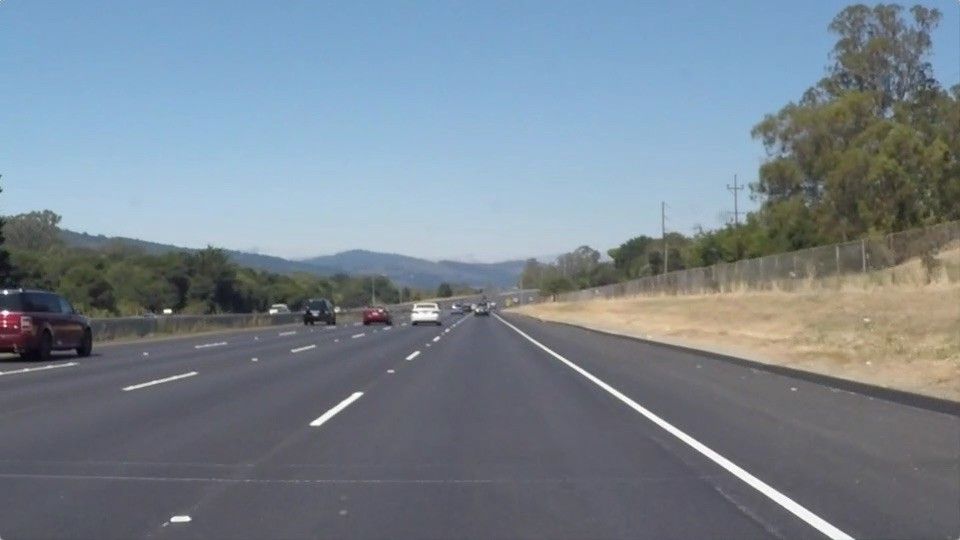
#> input picture Shape Extraction/road.jpg, 960 x 540 px
$ jupyter execute road_Detection.ipynb   (shell and % lines are left out)
#> lines starting #> are read from the running program, lines starting #| are printed output that depends on the picture; after the words box and inside, x2 and y2 are one past the last pixel; in counts of white or black regions, pixels touching at a corner belong together
## Lane Detection

In this section we will implement a simple lane detection application using Canny edge detector and Hough transform.

The algorithm can broken down into the following steps:
1. Detect edges using the Canny edge detector.
2. Extract the edges in the region of interest (a triangle covering the bottom corners and the center of the image).
3. Run Hough transform to detect lanes.

### 1. Edge detection
Lanes on the roads are usually thin and long lines with bright colors. Our edge detection algorithm by itself should be able to find the lanes pretty well. Run the code cell below to load the example image and detect edges from the image.

Note : import Canny function which implement in Q5.ipnyb.

[cell 1]
# Setup
import numpy as np
import matplotlib.pyplot as plt
from time import time
from skimage import io
import cv2

from __future__ import print_function

plt.rcParams['figure.figsize'] = (15.0, 12.0) # set default size of plots
plt.rcParams['image.interpolation'] = 'nearest'
plt.rcParams['image.cmap'] = 'gray'

# for auto-reloading extenrnal modules

[cell 2]
# Load image
img = io.imread('road.jpg', as_gray=True)
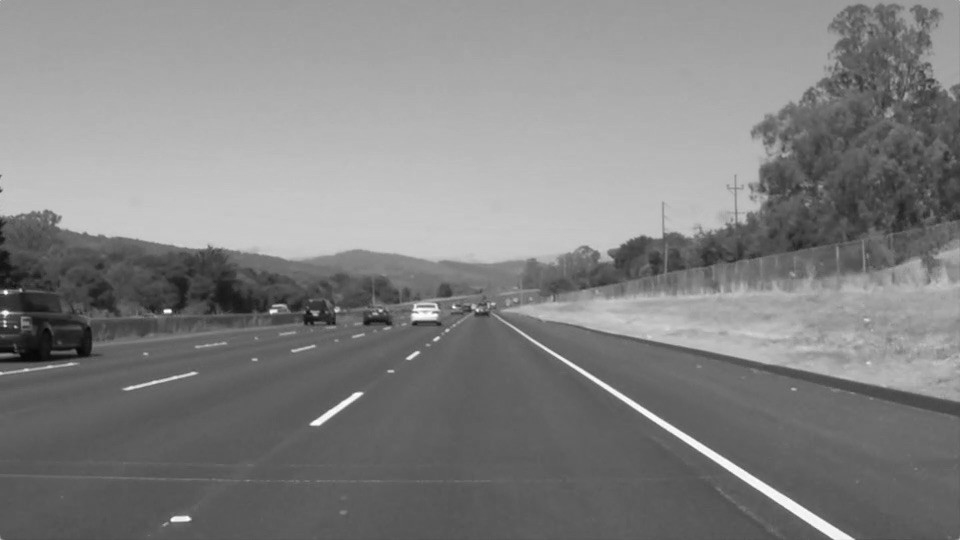
#> img: shape (540, 960) float64; min 0.0195, max 1, mean 0.513

# Run Canny edge detector
edges = cv2.Canny(np.uint8(img * 255) , 100 , 400 , apertureSize=5)
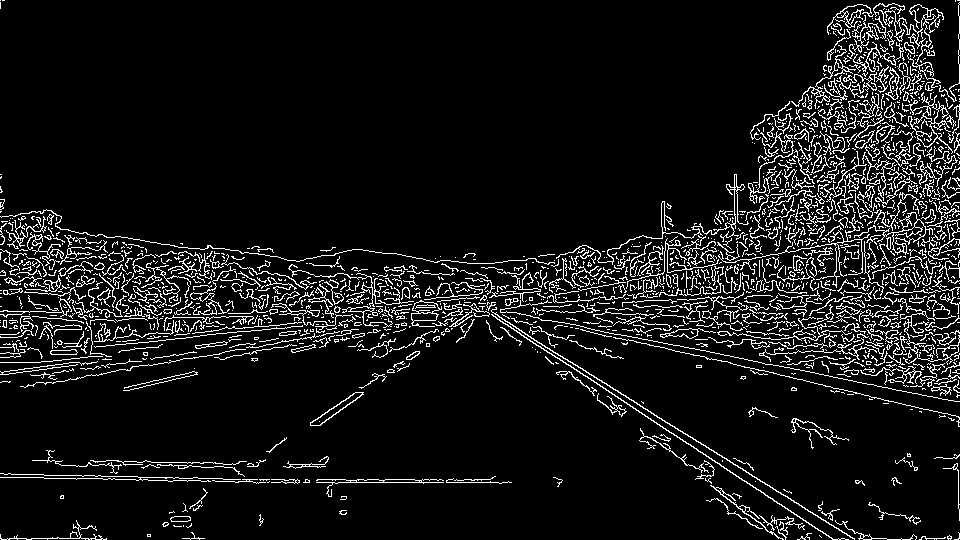
#> edges: shape (540, 960); 8.4% white in thin lines or dots

plt.subplot(211)
plt.imshow(img)
plt.axis('off')
plt.title('Input Image')

plt.subplot(212)
plt.imshow(edges)
plt.axis('off')
plt.title('Edges')
plt.show()
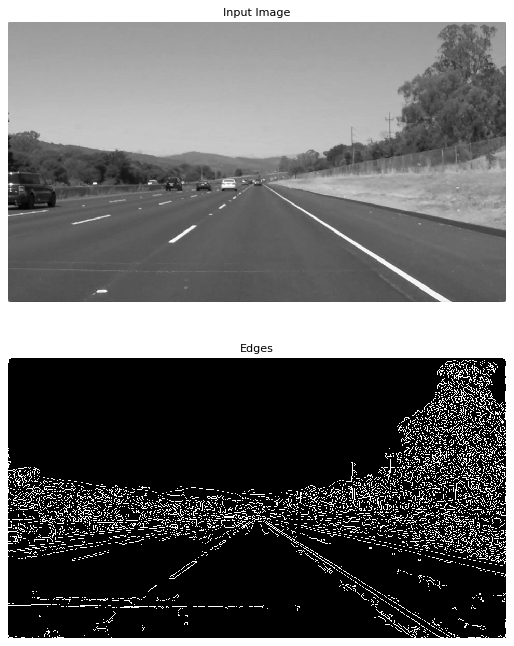
#> figure drawn by matplotlib, 2 panels

### 2. Extracting region of interest (ROI)
We can see that the Canny edge detector could find the edges of the lanes. However, we can also see that there are edges of other objects that we are not interested in. Given the position and orientation of the camera, we know that the lanes will be located in the lower half of the image. The code below defines a binary mask for the ROI and extract the edges within the region.

[cell 3]
H, W = img.shape
#> H = 540; W = 960
# Generate mask for ROI (Region of Interest)
mask = np.zeros((H, W))
cnt = 0
for i in range(H):
    for j in range(W):

        if i > (float(H) / float(W)) * j and i > -(float(H) / W) * j + H:
            cnt += 1
            mask[i, j] = 1
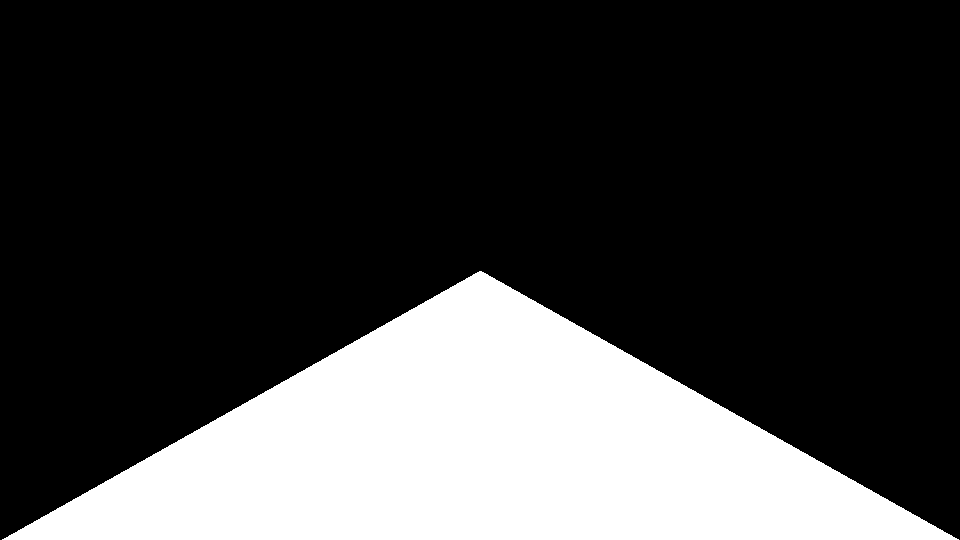
#> mask: shape (540, 960) float64; values 0 (black) and 1 (white), 24.9% white; 1 white region, box (x1, y1, x2, y2) and area: (2, 271, 959, 540) 129091
#> after the loop, cnt = 129091
print (cnt)
#| 129091
# Extract edges in ROI
roi = edges * mask
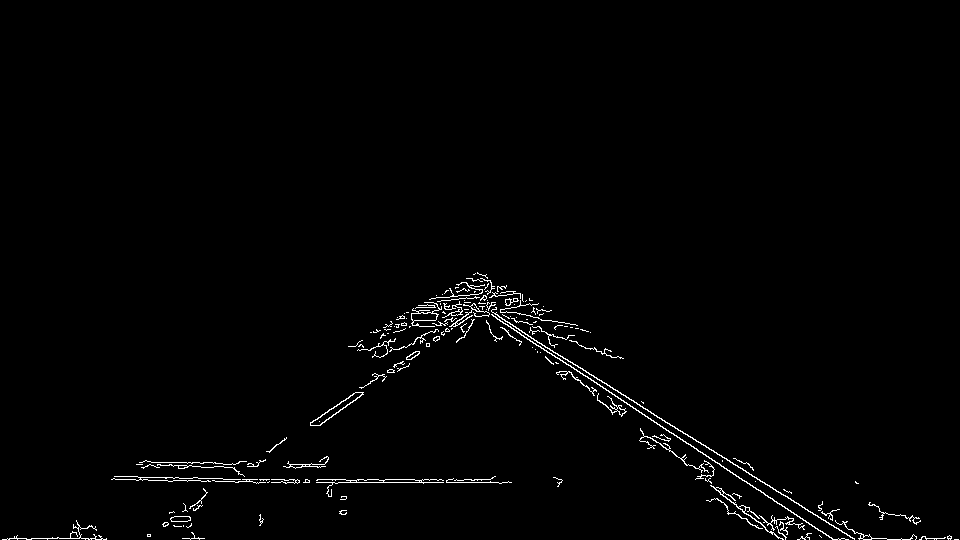
#> roi: shape (540, 960) float64; 1.3% white in thin lines or dots, all inside (x1, y1, x2, y2) = (2, 272, 959, 540)

plt.subplot(1,2,1)
plt.imshow(mask)
plt.title('Mask')
plt.axis('off')

plt.subplot(1,2,2)
plt.imshow(roi)
plt.title('Edges in ROI')
plt.axis('off')
plt.show()

### 3. Fitting lines using Hough transform
The output from the edge detector is still a collection of connected points. However, it would be more natural to represent a lane as a line parameterized as $y = ax + b$, with a slope $a$ and y-intercept $b$. We will use Hough transform to find parameterized lines that represent the detected edges.

In general, a straight line $y = ax + b$ can be represented as a point $(a, b)$ in the parameter space. However, this cannot represent vertical lines as the slope parameter will be unbounded. Alternatively, we parameterize a line using $\theta\in{[-\pi, \pi]}$ and $\rho\in{\mathbb{R}}$ as follows:

$$
\rho = x\cdot{cos\theta} + y\cdot{sin\theta}
$$

Using this parameterization, we can map everypoint in $xy$-space to a sine-like line in $\theta\rho$-space (or Hough space). We then accumulate the parameterized points in the Hough space and choose points (in Hough space) with highest accumulated values. A point in Hough space then can be transformed back into a line in $xy$-space.

*See [notes](http://web.ipac.caltech.edu/staff/fmasci/home/astro_refs/HoughTrans_lines_09.pdf) on Hough transform.*

Implement **`hough_transform`**.

[cell 4]
def hough_transform(img):
    """ Transform points in the input image into Hough space.

    Use the parameterization:
        rho = x * cos(theta) + y * sin(theta)
    to transform a point (x,y) to a sine-like function in Hough space.

    Args:
        img: binary image of shape (H, W).

    Returns:
        accumulator: numpy array of shape (m, n).
        rhos: numpy array of shape (m, ).
        thetas: numpy array of shape (n, ).
    """
    # Set rho and theta ranges
    W, H = img.shape
#> W = 540; H = 960
    diag_len = int(np.ceil(np.sqrt(W * W + H * H)))
#> diag_len = 1102
    rhos = np.linspace(-diag_len, diag_len, 2 * diag_len + 1)
#> rhos = 2205 values from -1102 to 1102
    thetas = np.deg2rad(np.arange(-90.0, 90.0))

    # Cache some reusable values
    cos_t = np.cos(thetas)
    sin_t = np.sin(thetas)
    num_thetas = len(thetas)

    # Initialize accumulator in the Hough space
    accumulator = np.zeros((2 * diag_len + 1, num_thetas), dtype=np.uint64)
    ys, xs = np.nonzero(img)
#> ys = 6640 values from 272 to 539; xs = 6640 values, max 958 at index 6639, min 2 at index 6539, mean 502.1

    # Transform each point (x, y) in image
    # Find rho corresponding to values in thetas
    # and increment the accumulator in the corresponding coordinate.
    ### YOUR CODE HERE
    for y, x in zip(ys, xs):
        for t_idx in range(num_thetas):
            rho = int(x * cos_t[t_idx] + y * sin_t[t_idx]) + diag_len
            accumulator[rho, t_idx] += 1
#> this loop made 6640 passes
#> (y, x) on passes 1 to 3: (272, 477), (273, 475), (273, 477)
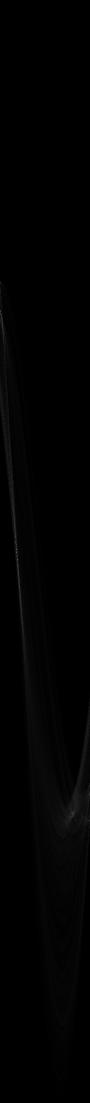
#> accumulator: shape (2205, 180) uint64 (shown at 1/2 size); min 0, max 420, mean 3; drawn with min black and max white
    ### END YOUR CODE

    return accumulator, rhos, thetas

[cell 5]
# Perform Hough transform on the ROI
acc, rhos, thetas = hough_transform(roi)
#> rhos = 2205 values from -1102 to 1102; thetas = 180 values from -1.57 to 1.55

# Coordinates for right lane
xs_right = []
ys_right = []

# Coordinates for left lane
xs_left = []
ys_left = []

for i in range(20):
    idx = np.argmax(acc)
    r_idx = idx // acc.shape[1]
    t_idx = idx % acc.shape[1]
    acc[r_idx, t_idx] = 0 # Zero out the max value in accumulator

    rho = rhos[r_idx]
    theta = thetas[t_idx]

    # Transform a point in Hough space to a line in xy-space.
    a = - (np.cos(theta)/np.sin(theta)) # slope of the line
    b = (rho/np.sin(theta)) # y-intersect of the line

    # Break if both right and left lanes are detected
    if xs_right and xs_left:
        break

    if a < 0: # Left lane
        if xs_left:
            continue
        xs = xs_left
        ys = ys_left
    else: # Right Lane
        if xs_right:
            continue
        xs = xs_right
        ys = ys_right

    for x in range(img.shape[1]):
        y = a * x + b
        if y > img.shape[0] * 0.6 and y < img.shape[0]:
            xs.append(x)
            ys.append(int(round(y)))
#> this loop made 14 passes
#> (idx, r_idx, t_idx, rho, theta, a, b) on passes 1 to 12: (197672, 1098, 32, -4, -1.01, 0.625, 4.72), (198753, 1104, 33, 2, -0.995, 0.649, -2.38), (198933, 1105, 33, 3, -0.995, 0.649, -3.58), (112140, 623, 0, -479, -1.57, 6.12e-17, 479), (113041, 628, 1, -474, -1.55, 0.0175, 474.1), (111600, 620, 0, -482, -1.57, 6.12e-17, 482), (201454, 1119, 34, 17, -0.977, 0.675, -20.51), (201274, 1118, 34, 16, -0.977, 0.675, -19.3), (101520, 564, 0, -538, -1.57, 6.12e-17, 538), (113221, 629, 1, -473, -1.55, 0.0175, 473.1), (194971, 1083, 31, -19, -1.03, 0.601, 22.17), (195511, 1086, 31, -16, -1.03, 0.601, 18.67)
#> acc: shape (2205, 180) uint64; under 0.01% of pixels changed, all inside (x1, y1, x2, y2) = (0, 564, 147, 1626)

plt.imshow(img)
plt.plot(xs_left, ys_left, linewidth=5.0)
plt.plot(xs_right, ys_right, linewidth=5.0)
plt.axis('off')
plt.show()
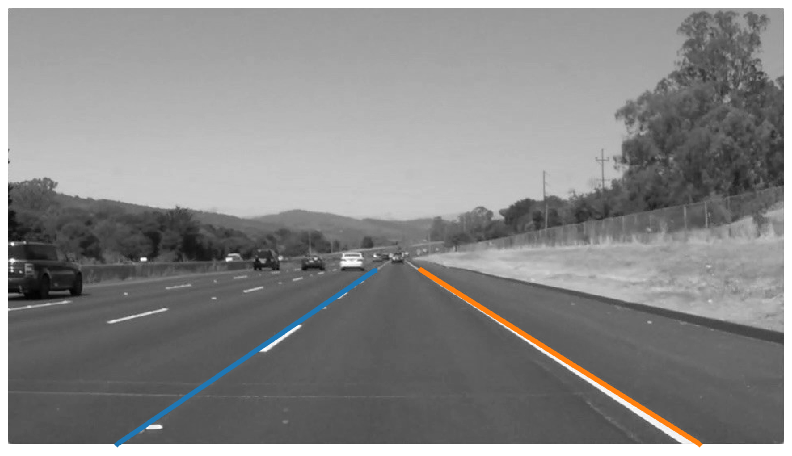
#> figure drawn by matplotlib, 1 panel
